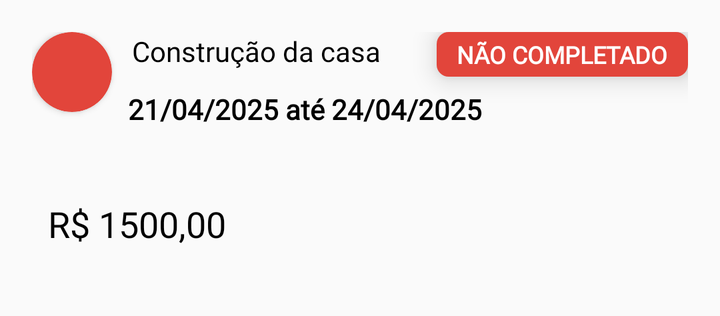
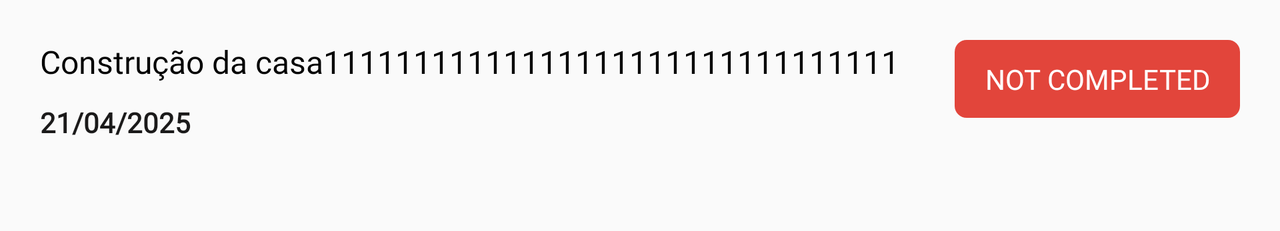

One screen, two layout resources from the same app: the default and the repository's alternative for another configuration. Each is rendered where Android would select it; the XML of both is given below.
<!-- AndroidManifest.xml: application theme Theme.BudgetManagerGerenciadorDeOrçamentos -->
<!-- res/layout/layout_budget.xml -->
<?xml version="1.0" encoding="utf-8"?>
<androidx.constraintlayout.widget.ConstraintLayout xmlns:android="http://schemas.android.com/apk/res/android"
    android:layout_width="match_parent"
    android:layout_height="140dp"
    xmlns:tools="http://schemas.android.com/tools"
    xmlns:app="http://schemas.android.com/apk/res-auto"
    android:padding="16dp"
    android:layout_marginBottom="18dp"
    android:background="@drawable/background_budget"
    android:elevation="@dimen/dimension_elevation">

    <androidx.cardview.widget.CardView
        android:id="@+id/money_icon_cardView"
        android:layout_width="40dp"
        android:layout_height="40dp"
        app:layout_constraintStart_toStartOf="parent"
        app:layout_constraintTop_toTopOf="parent"
        tools:cardBackgroundColor="@color/red"
        app:cardCornerRadius="50dp">
        <androidx.appcompat.widget.AppCompatImageView
            android:layout_width="30dp"
            android:layout_height="30dp"
            android:src="@drawable/money_icon"
            android:layout_gravity="center"/>
    </androidx.cardview.widget.CardView>

    <androidx.appcompat.widget.AppCompatTextView
        android:id="@+id/text_budget_name"
        android:layout_width="130dp"
        android:layout_height="wrap_content"
        app:layout_constraintStart_toEndOf="@id/money_icon_cardView"
        app:layout_constraintTop_toTopOf="parent"
        android:layout_marginStart="10dp"
        android:ellipsize="end"
        android:maxLines="1"
        android:textColor="@color/black"
        android:textSize="14sp"
        app:fontFamily="@font/poppins_medium"
        tools:text="Construção da casa"
        android:elevation="8dp"/>

    <androidx.appcompat.widget.AppCompatTextView
        android:id="@+id/text_budget_category"
        android:layout_width="wrap_content"
        android:layout_height="wrap_content"
        android:paddingHorizontal="10dp"
        android:paddingVertical="3dp"
        android:background="@drawable/background_budget_category_not_completed"
        android:textColor="@color/white"
        android:textSize="12sp"
        android:textStyle="bold"
        app:layout_constraintEnd_toEndOf="parent"
        app:layout_constraintTop_toTopOf="parent"
        android:textAlignment="center"
        app:fontFamily="@font/poppins_medium"
        android:text="@string/not_completed_text"
        android:textAllCaps="true"
        android:elevation="8dp"/>


    <androidx.appcompat.widget.AppCompatTextView
        android:id="@+id/text_budget_createdAt"
        android:layout_width="wrap_content"
        android:layout_height="wrap_content"
        app:layout_constraintStart_toStartOf="parent"
        app:layout_constraintTop_toBottomOf="@id/text_budget_name"
        android:layout_marginStart="48dp"
        android:layout_marginTop="10dp"
        android:textColor="@color/black"
        android:textStyle="bold"
        app:fontFamily="@font/poppins_medium"
        tools:text="21/04/2025 até 24/04/2025" />

    <androidx.appcompat.widget.AppCompatTextView
        android:id="@+id/total_textView"
        android:layout_width="wrap_content"
        android:layout_height="wrap_content"
        android:layout_marginStart="8dp"
        android:fontFamily="@font/poppins_medium"
        android:textColor="@color/black"
        android:textSize="18sp"
        app:layout_constraintBottom_toBottomOf="parent"
        app:layout_constraintStart_toStartOf="parent"
        tools:text="R$ 1500,00"
        android:elevation="10dp"/>

</androidx.constraintlayout.widget.ConstraintLayout>
<!-- resources referenced by this layout -->
<resources>
  <color name="black">#FF000000</color>
  <color name="red">#E2453B</color>
  <color name="white">#FFFFFFFF</color>
  <dimen name="dimension_elevation">8dp</dimen>
  <!-- drawable background_budget_category_not_completed (drawable) -->
  <?xml version="1.0" encoding="utf-8"?>
  <shape xmlns:android="http://schemas.android.com/apk/res/android">
      <solid android:color="@color/red" />
      <corners android:radius="6dp"/>
  </shape>
  <string name="not_completed_text">Não completado</string>
  <style name="Theme.BudgetManagerGerenciadorDeOrçamentos" parent="Theme.AppCompat.DayNight.NoActionBar">
          
          <item name="colorPrimary">@color/blue</item>
          <item name="colorPrimaryVariant">@color/purple_700</item>
          <item name="colorOnPrimary">@color/white</item>
          
          <item name="colorSecondary">@color/teal_200</item>
          <item name="colorSecondaryVariant">@color/teal_700</item>
          <item name="colorOnSecondary">@color/black</item>
          
          <item name="android:statusBarColor">?attr/colorPrimary</item>
          
      </style>
  <color name="blue">#2CABD5</color>
  <color name="purple_700">#FF3700B3</color>
  <color name="teal_200">#FF03DAC5</color>
  <color name="teal_700">#FF018786</color>
</resources>
<!-- res/layout-land/layout_budget.xml (the repository's variant of the layout above) -->
<!-- drawn on the phone turned sideways -->
<?xml version="1.0" encoding="utf-8"?>
<androidx.constraintlayout.widget.ConstraintLayout xmlns:android="http://schemas.android.com/apk/res/android"
    android:layout_width="match_parent"
    android:layout_height="wrap_content"
    xmlns:tools="http://schemas.android.com/tools"
    xmlns:app="http://schemas.android.com/apk/res-auto"
    android:padding="20dp"
    android:layout_marginBottom="25dp"
    android:background="@drawable/background_budget">

    <androidx.appcompat.widget.AppCompatTextView
        android:id="@+id/text_budget_name"
        android:layout_width="430dp"
        android:layout_height="wrap_content"
        tools:text="Construção da casa11111111111111111111111111111111"
        android:maxLines="1"
        android:ellipsize="end"
        android:textSize="16sp"
        app:fontFamily="@font/poppins_medium"
        android:textColor="@color/black"
        app:layout_constraintStart_toStartOf="parent"
        app:layout_constraintTop_toTopOf="parent"/>

    <androidx.appcompat.widget.AppCompatTextView
        android:id="@+id/text_budget_category"
        android:layout_width="wrap_content"
        android:layout_height="wrap_content"
        android:background="@drawable/background_budget_category_not_completed"
        android:paddingHorizontal="15dp"
        android:paddingVertical="10dp"
        android:textColor="@color/white"
        app:fontFamily="@font/poppins_medium"
        app:layout_constraintEnd_toEndOf="parent"
        app:layout_constraintTop_toTopOf="parent"
        android:textAlignment="center"
        android:text="NOT COMPLETED" />



    <androidx.appcompat.widget.AppCompatTextView
        android:id="@+id/text_budget_createdAt"
        android:layout_width="wrap_content"
        android:layout_height="wrap_content"
        android:text="21/04/2025"
        app:fontFamily="@font/poppins_medium"
        app:layout_constraintStart_toStartOf="parent"
        app:layout_constraintTop_toBottomOf="@id/text_budget_name"
        android:layout_marginTop="10dp"
        android:textColor="#1B1A1A"
        android:textStyle="bold"/>

</androidx.constraintlayout.widget.ConstraintLayout>
<!-- resources referenced by the variant -->
<!-- as the phone turned sideways resolves them -->
<resources>
  <color name="black">#FF000000</color>
  <color name="white">#FFFFFFFF</color>
  <!-- drawable background_budget_category_not_completed (drawable) -->
  <?xml version="1.0" encoding="utf-8"?>
  <shape xmlns:android="http://schemas.android.com/apk/res/android">
      <solid android:color="@color/red" />
      <corners android:radius="6dp"/>
  </shape>
  <style name="Theme.BudgetManagerGerenciadorDeOrçamentos" parent="Theme.AppCompat.DayNight.NoActionBar">
          
          <item name="colorPrimary">@color/blue</item>
          <item name="colorPrimaryVariant">@color/purple_700</item>
          <item name="colorOnPrimary">@color/white</item>
          
          <item name="colorSecondary">@color/teal_200</item>
          <item name="colorSecondaryVariant">@color/teal_700</item>
          <item name="colorOnSecondary">@color/black</item>
          
          <item name="android:statusBarColor">?attr/colorPrimary</item>
          
      </style>
  <color name="red">#E2453B</color>
  <color name="blue">#2CABD5</color>
  <color name="purple_700">#FF3700B3</color>
  <color name="teal_200">#FF03DAC5</color>
  <color name="teal_700">#FF018786</color>
</resources>
